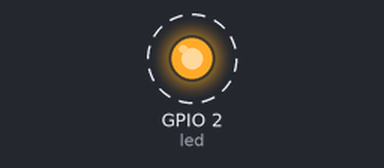
Recording of a program running on a simulated ESP32. Shown: output pins drawn as LEDs (lit = HIGH). Dashed ring = blinking.

Above: at 0.02 s.
Timing chart, 0 to 3.0 s (numbered marks = the images above):
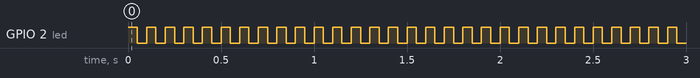

Measured:
- by itself, GPIO 2 (led): alternates HIGH for 0.05 s and LOW for 0.05 s

The program:

main.cpp
```cpp
#include <Arduino.h>

int led=2;
int dt=50;


void setup() {
  // put your setup code here, to run once:
pinMode(led,OUTPUT);
}

void loop() {
  // put your main code here, to run repeatedly:
  digitalWrite(led,HIGH);
  delay(dt);

  digitalWrite(led,LOW);
  delay(dt);
}

// put function definitions here:
```
